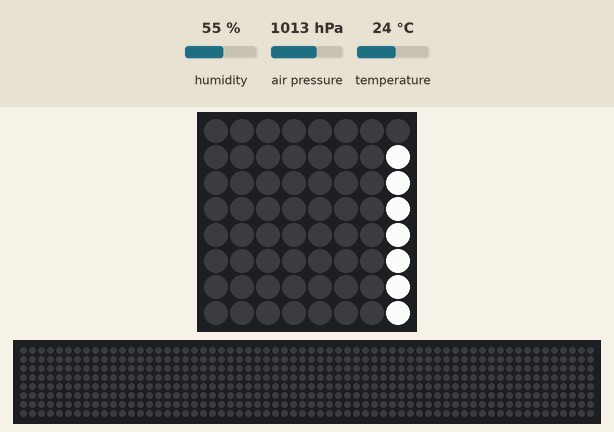
The program below on a simulated Raspberry Pi (BCM pin numbers) with a Sense HAT. Parts: the Sense HAT's 8×8 RGB LED matrix, a strip that is not on the board, showing the scrolling text unrolled. Inputs (shaded band) come from the test bench; at power-on: humidity 55 %, air pressure 1013 hPa, temperature 24 °C. The 64×8 strip is a reading aid, not a part: it shows the text the matrix is scrolling, unrolled, one strip-width of it at a time. At 22.3 s the program stops and its outputs stay as they are.

Above: at 0.11 s.
At 2.85 s:
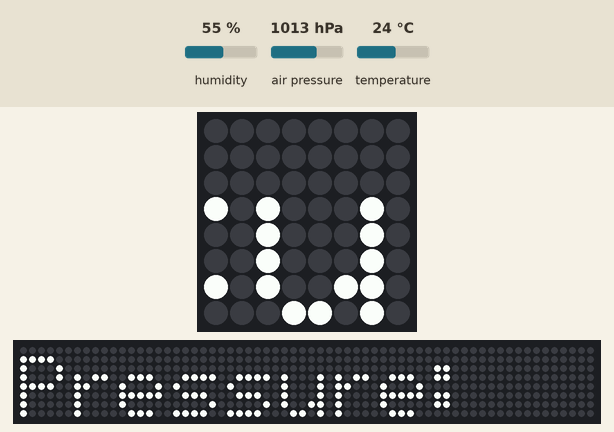
At 5.6 s:
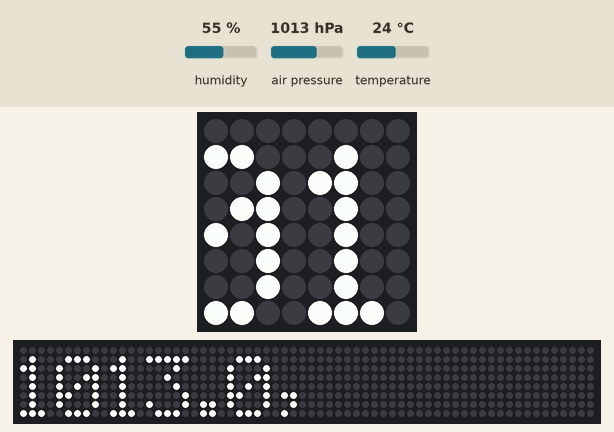
At 11.17 s:
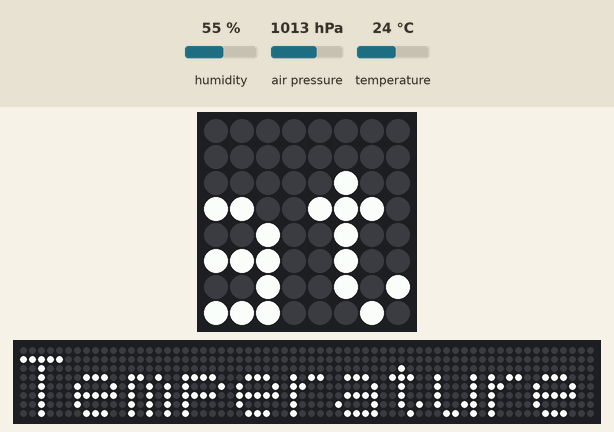
At 16.65 s:
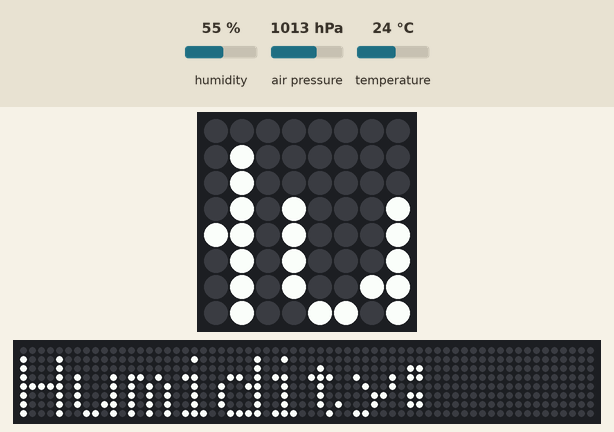
At 22.22 s:
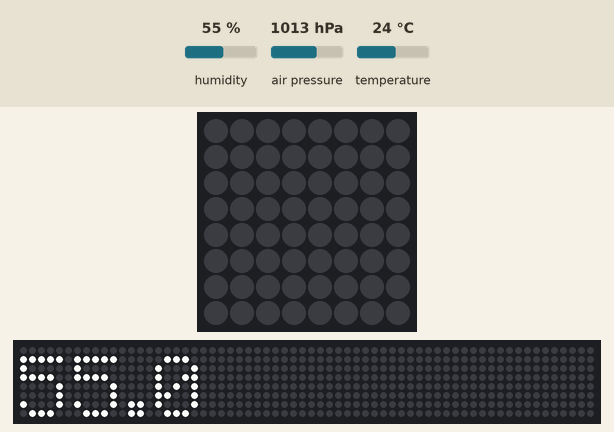

The program:

current_climate.py
```python
from sense_hat import SenseHat
import time

sense = SenseHat()  # Assign the 'SenseHat()' function go the variable of sense.
sense.clear()       # From sense, get the 'clear()' function to clear any prior display.

# Get the pressure reading using the 'get_pressure()' function from sense.
P = sense.get_pressure()
# Get the temperature reading using the 'get_temperature()' function from sense.
T = sense.get_temperature()
# Get the humidity reading using the 'get_humidity()' function from sense.
H = sense.get_humidity()

# Obtain the readings of pressure(P), temperature(T) and humidity(H),
# round them to the nearest 1 decimal place, and assign to the message variable.
message = "Pressure: %s, Temperature: %s, Humidity: %s" %(round(P, 1), round(T, 1), round(H, 1))

# From sense, use the 'show_message()' function to scroll the message content
# at a speed of 0.08th of a sec.
sense.show_message(message, scroll_speed = (0.08))
```
